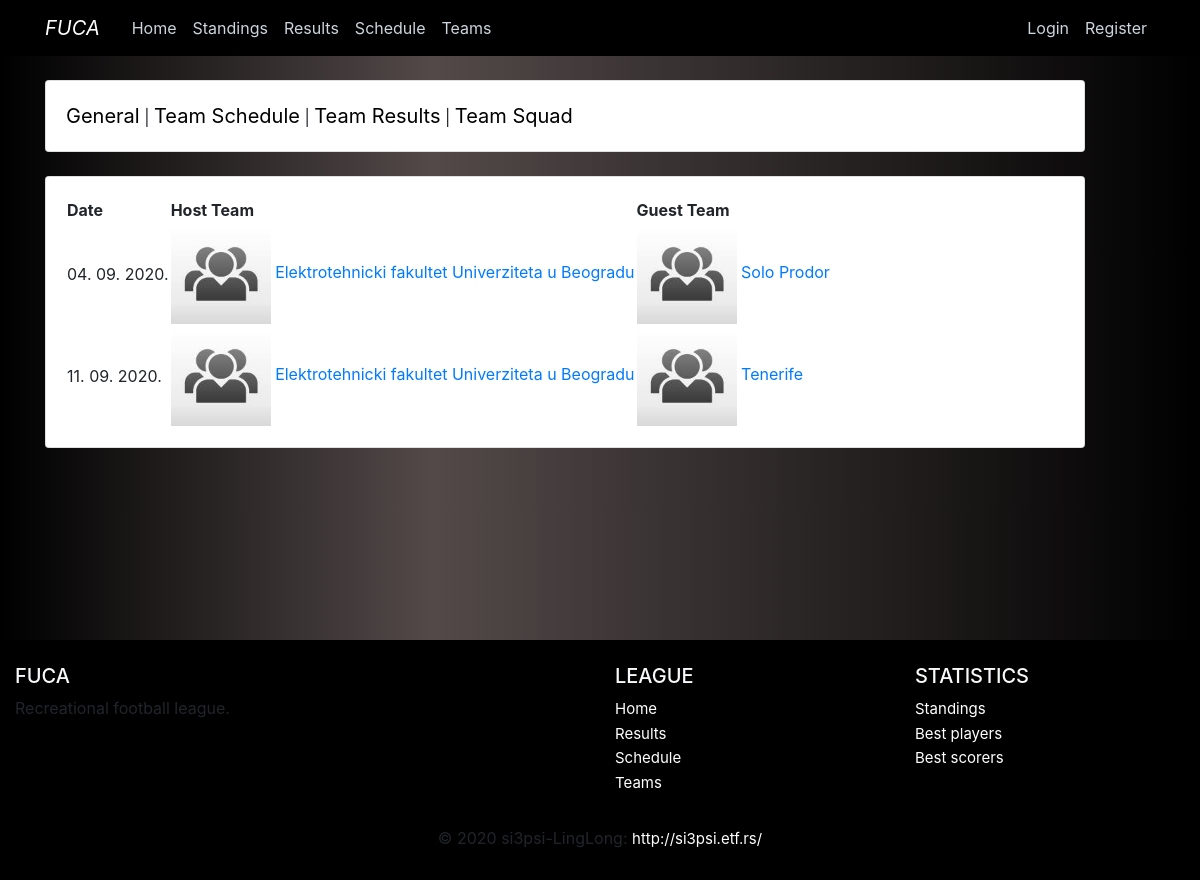
The app's page /teams/schedule/1 with its own data.
### fuca/models.py (models this page shows, shortened)
class Match(db.Model):
    __tablename__ = 'match'
    id                      = db.Column(db.Integer, primary_key=True)
    date_time               = db.Column(db.DateTime, nullable=False)
    host_team_goals         = db.Column(db.Integer, default=0)
    host_team_yellow        = db.Column(db.Integer, default=0)
    host_team_red           = db.Column(db.Integer, default=0)
    host_team_shots         = db.Column(db.Integer, default=0)
    guest_team_goals        = db.Column(db.Integer, default=0)
    guest_team_yellow       = db.Column(db.Integer, default=0)
    guest_team_red          = db.Column(db.Integer, default=0)
    guest_team_shots        = db.Column(db.Integer, default=0)
    host_team_id     = db.Column(db.Integer, db.ForeignKey('team.id'), nullable=False)
    guest_team_id    = db.Column(db.Integer, db.ForeignKey('team.id'), nullable=False)
    statistics  = db.relationship('Statistics', backref='match', lazy=True)

class Team(db.Model):
    __tablename__ = 'team'
    id          = db.Column(db.Integer,     primary_key=True)
    name        = db.Column(db.String(100), nullable=False, unique=True)
    matches     = db.Column(db.Integer,     nullable=False, default=0)
    wins        = db.Column(db.Integer,     nullable=False, default=0)
    losses      = db.Column(db.Integer,     nullable=False, default=0)
    draws       = db.Column(db.Integer,     nullable=False, default=0)
    goal_diff   = db.Column(db.Integer,     nullable=False, default=0)
    logo_image  = db.Column(db.String(20),  nullable=False, default='default.jpg')
    captain_id  = db.Column(db.Integer, db.ForeignKey('player.id'))
    host_matches    = db.relationship('Match',  backref='host_team',    lazy=True,  foreign_keys=Match.host_team_id)
    guest_matches   = db.relationship('Match',  backref='guest_team',   lazy=True,  foreign_keys=Match.guest_team_id)
    players         = db.relationship('Player', backref='team',         lazy=True,  foreign_keys=Player.team_id)

### fuca/teams/routes.py (the view)
@teams.route("/schedule/<int:id>")
def teamschedule(id):
    Team.query.get_or_404(id)
    schedules = Match.query.filter(Match.date_time >= datetime.now()).filter(Match.guest_team_id == id).all() +\
        Match.query.filter(Match.date_time >= datetime.now()).filter(Match.host_team_id == id).all()
    for schedule in schedules:
        schedule.host_team_logo = url_for('static', filename='images/teams/{}'.format(schedule.host_team.logo_image))
        schedule.guest_team_logo = url_for('static', filename='images/teams/{}'.format(schedule.guest_team.logo_image))
    return render_template('team/team-schedule.html', schedule=schedules, id=id, title='Team Schedule')

### fuca/templates/team/team-schedule.html
{% extends 'team/team-layout.html' %} {% block team_content %}
<table>
    <thead>
        <th>Date</th>
        <th>Host Team</th>
        <th>Guest Team</th>
    </thead>
    {% for match in schedule %}
    <tr>
        <td>{{ match.date_time.strftime('%d. %m. %Y.') }}</td>
        <td style="white-space:nowrap">
            <a href="{{ url_for('teams.team', id=match.host_team_id)}}">
                <img src="{{ match.host_team_logo }}" width="100"> {{ match.host_team.name }}
            </a>
        </td>
        <td style="white-space:nowrap">
            <a href="{{ url_for('teams.team', id=match.guest_team_id)}}">
                <img src="{{ match.guest_team_logo }}" width="100"> {{ match.guest_team.name }}
            </a>
        </td>
    </tr>
    {% endfor %}
</table>
{% endblock team_content %}

### fuca/static/main.css (style rules this page uses)
body { margin-top: 5rem; }
a:link { text-decoration: none; }
.dark-background { background: rgb(0,0,0); background: linear-gradient(90deg, rgba(0,0,0,1) 0%, rgba(83,73,73,1) 36%, rgba(0,0,0,1) 100%); }

### records on screen
Match: date_time "04. 09. 2020.", host_team.name "Elektrotehnicki fakultet Univerziteta u Beogradu", guest_team.name "Solo Prodor"
Match: date_time "11. 09. 2020.", host_team.name "Elektrotehnicki fakultet Univerziteta u Beogradu", guest_team.name "Tenerife"
